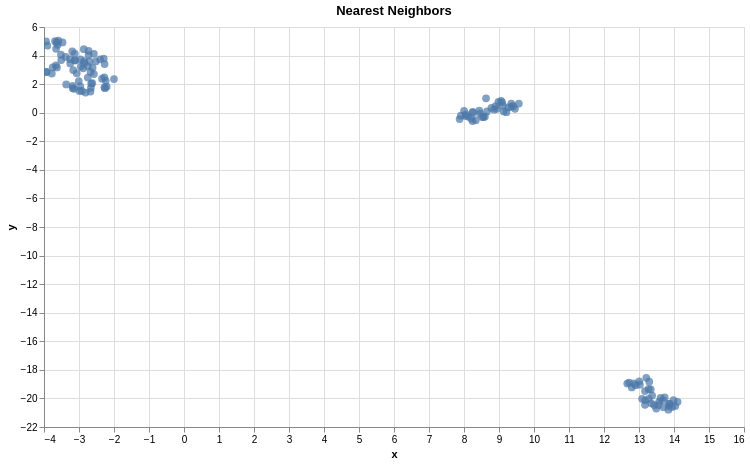

The code cell stored with this chart in its notebook:
### Code cell
plot_nn_interactive(liability_annos_random, 'Embedding', 'Text')

### Figure 1 — Vega-Lite specification as saved in the notebook (floating-point values rounded to 4 significant figures; data arrays with more than 128 entries replaced by an {"elided": "..."} marker saying what was removed)
{"config": {"view": {"continuousWidth": 300, "continuousHeight": 300}}, "data": {"name": "data-1417d7522b07d8db6c769ce3213c0655"}, "mark": {"type": "circle", "size": 60}, "encoding": {"tooltip": [{"field": "text", "type": "nominal"}], "x": {"field": "x", "scale": {"zero": false}, "type": "quantitative"}, "y": {"field": "y", "scale": {"zero": false}, "type": "quantitative"}}, "height": 400, "params": [{"name": "param_4", "select": {"type": "interval", "encodings": ["x", "y"]}, "bind": "scales"}], "title": "Nearest Neighbors", "width": 700, "$schema": "https://vega.github.io/schema/vega-lite/v5.17.0.json", "datasets": {"data-1417d7522b07d8db6c769ce3213c0655": {"elided": "132 records"}}}
